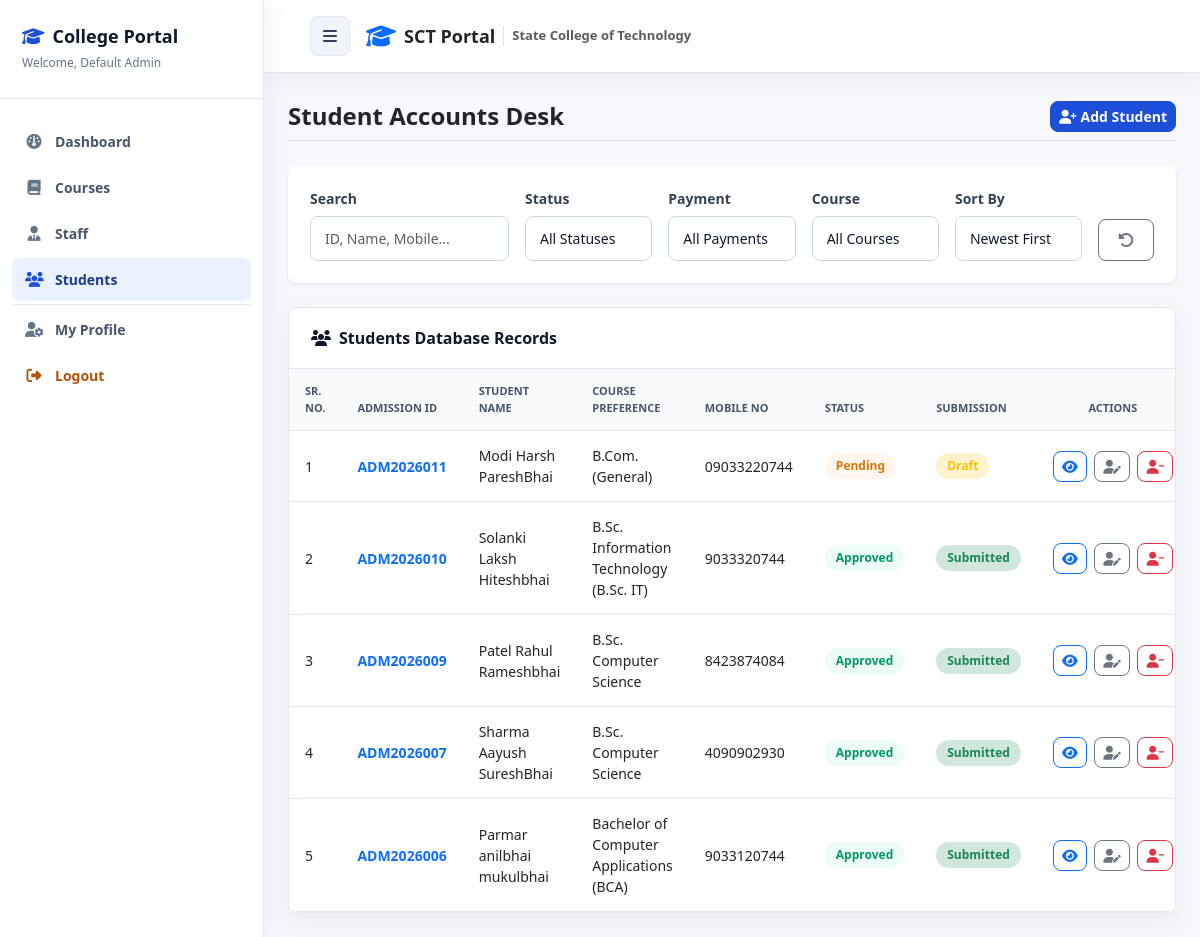
Page /admin/manage_students.php (signed in) on the committed database.
### tables this page shows
CREATE TABLE `students` (
  `student_id` int NOT NULL AUTO_INCREMENT,
  `user_id` int NOT NULL,
  `admission_no` varchar(20) NOT NULL,
  `full_name` varchar(100) DEFAULT NULL,
  `father_name` varchar(100) DEFAULT NULL,
  `mother_name` varchar(100) DEFAULT NULL,
  `gender` enum('Male','Female','Other') NOT NULL,
  `dob` date NOT NULL,
  `category` varchar(50) NOT NULL,
  `mobile` varchar(15) NOT NULL,
  `email` varchar(100) NOT NULL,
  `address` text NOT NULL,
  `city` varchar(50) NOT NULL,
  `state` varchar(50) NOT NULL,
  `pincode` varchar(10) NOT NULL,
  `tenth_percentage` decimal(5,2) NOT NULL,
  `twelfth_percentage` decimal(5,2) NOT NULL,
  `school_name` varchar(150) NOT NULL,
  `passing_year` int NOT NULL,
  `course_id` int DEFAULT NULL,
  `status` enum('Pending','Approved','Rejected') NOT NULL DEFAULT 'Pending',
  `is_submitted` tinyint(1) NOT NULL DEFAULT '0',
  `created_at` timestamp NOT NULL DEFAULT CURRENT_TIMESTAMP,
  `payment_status` enum('Unpaid','Paid') NOT NULL DEFAULT 'Unpaid',
  `transaction_id` varchar(100) DEFAULT NULL,
  PRIMARY KEY (`student_id`),
  UNIQUE KEY `admission_no` (`admission_no`),
  UNIQUE KEY `mobile` (`mobile`),
  UNIQUE KEY `email` (`email`),
  KEY `user_id` (`user_id`),
  KEY `course_id` (`course_id`),
  CONSTRAINT `students_ibfk_1` FOREIGN KEY (`user_id`) REFERENCES `users` (`user_id`) ON DELETE CASCADE,
  CONSTRAINT `students_ibfk_2` FOREIGN KEY (`course_id`) REFERENCES `courses` (`course_id`) ON DELETE SET NULL
);

CREATE TABLE `courses` (
  `course_id` int NOT NULL AUTO_INCREMENT,
  `course_name` varchar(100) NOT NULL,
  `department` varchar(100) NOT NULL,
  `semester` varchar(20) NOT NULL,
  `total_seats` int NOT NULL DEFAULT '60',
  PRIMARY KEY (`course_id`)
);

### admin/manage_students.php (the view, shortened to what this page needs)
<?php
require_once '../includes/db_connect.php';
require_once '../includes/auth.php';
$search = isset($_GET['search']) ? trim($_GET['search']) : '';
$sort_by = isset($_GET['sort_by']) ? trim($_GET['sort_by']) : 'newest';
try {
    $list_sql = "
        SELECT s.*, c.course_name
        FROM students s
        LEFT JOIN courses c ON s.course_id = c.course_id
        WHERE 1=1
    ";
    $list_params = [];
    $order_clause = " ORDER BY s.student_id DESC";
    $list_sql .= $order_clause;
    $list_stmt = $pdo->prepare($list_sql);
    $list_stmt->execute($list_params);
    $students = $list_stmt->fetchAll();
} catch (PDOException $e) {
    die("Database Error: " . $e->getMessage());
}
include '../includes/header.php';
?>
<div class="wrapper">
    <?php include '../includes/sidebar.php'; ?>
    <div id="content">
        <div class="container-fluid">
            <div class="card mb-4 shadow-sm border-0">
                <div class="card-body">
                    <form action="manage_students.php" method="GET" class="row g-3 align-items-end">
                        <div class="col-12 col-sm-6 col-lg-3">
                            <label for="search" class="form-label">Search</label>
                            <input type="text" class="form-control" id="search" name="search"
                                placeholder="ID, Name, Mobile..." value="<?php echo e($search); ?>">
                        </div>
                        <div class="col-6 col-sm-3 col-lg-2">
                            <label for="status_filter" class="form-label">Status</label>
                            <select class="form-select" id="status_filter" name="status_filter">
                                <option value="">All Statuses</option>
                            </select>
                        </div>
                        <div class="col-6 col-sm-3 col-lg-2">
                            <label for="payment_filter" class="form-label">Payment</label>
                            <select class="form-select" id="payment_filter" name="payment_filter">
                                <option value="">All Payments</option>
                            </select>
                        </div>
                        <div class="col-12 col-sm-6 col-lg-2">
                            <label for="course_filter" class="form-label">Course</label>
                            <select class="form-select" id="course_filter" name="course_filter">
                                <option value="">All Courses</option>
                            </select>
                        </div>
                        <div class="col-9 col-sm-4 col-lg-2">
                            <label for="sort_by" class="form-label">Sort By</label>
                            <select class="form-select" id="sort_by" name="sort_by">
                                <option value="newest" <?php echo ($sort_by === 'newest') ? 'selected' : ''; ?>>Newest First</option>
                            </select>
                        </div>
                        <div class="col-3 col-sm-2 col-lg-1">
                            <a href="manage_students.php" class="btn btn-outline-secondary w-100 py-2" title="Reset"><i class="fa-solid fa-rotate-left"></i></a>
                        </div>
                    </form>
                </div>
            </div>
            <div class="card">
                <div class="card-header">
                    <i class="fa-solid fa-users me-2"></i>Students Database Records
                </div>
                <div class="card-body p-0">
                    <div class="table-responsive">
                        <table class="table table align-middle">
                            <thead>
                                <tr>
                                    <th>Sr. No.</th>
                                    <th>Admission ID</th>
                                    <th>Student Name</th>
                                    <th>Course Preference</th>
                                    <th>Mobile No</th>
                                    <th>Status</th>
                                    <th>Submission</th>
                                    <th class="text-center text-nowrap-action">Actions</th>
                                </tr>
                            </thead>
                            <tbody>
                                <?php if (empty($students)): ?>
                                    <tr>
                                        <td colspan="8" class="text-center text-muted py-4">No student records registered in database.</td>
                                    </tr>
                                <?php else: ?>
                                    <?php $sr_no = 1; ?>
                                    <?php foreach ($students as $s): ?>
                                        <tr>
                                            <td><?php echo $sr_no++; ?></td>
                                            <td class="fw-bold text-primary"><?php echo e($s['admission_no']); ?></td>
                                            <td><?php echo e($s['full_name']); ?></td>
                                            <td><?php echo e($s['course_name']); ?></td>
                                            <td><?php echo e($s['mobile']); ?></td>
                                            <td>
                                                <?php if ($s['status'] === 'Pending'): ?>
                                                    <span class="badge badge-pending">Pending</span>
                                                <?php elseif ($s['status'] === 'Approved'): ?>
                                                    <span class="badge badge-approved">Approved</span>
                                                <?php elseif ($s['status'] === 'Rejected'): ?>
                                                    <span class="badge badge-rejected">Rejected</span>
                                                <?php endif; ?>
                                            </td>
                                            <td>
                                                <?php if ($s['is_submitted'] == 1): ?>
                                                    <span class="badge bg-success-subtle text-success">Submitted</span>
                                                <?php else: ?>
                                                    <span class="badge bg-warning-subtle text-warning">Draft</span>
                                                <?php endif; ?>
                                            </td>
                                            <td class="text-center text-nowrap-action">
                                                <a href="view_students.php?id=<?php echo $s['student_id']; ?>" class="btn btn-sm btn-outline-primary me-1" title="View Profile">
                                                    <i class="fa-solid fa-eye"></i>
                                                </a>
                                                <a href="edit_student.php?id=<?php echo $s['student_id']; ?>" class="btn btn-sm btn-outline-secondary me-1" title="Edit Profile">
                                                    <i class="fa-solid fa-user-pen"></i>
                                                </a>
                                                <a href="manage_students.php?delete_id=<?php echo $s['student_id']; ?>&search=<?php echo urlencode($search); ?>" class="btn btn-sm btn-outline-danger" onclick="return confirm('DANGER: Deleting this student will wipe out their credentials, documents, and logs. Proceed?');">
                                                    <i class="fa-solid fa-user-minus"></i>
                                                </a>
                                            </td>
                                        </tr>
                                    <?php endforeach; ?>
                                <?php endif; ?>
                            </tbody>
                        </table>
                    </div>
                </div>
            </div>
        </div>
    </div>
</div>
<?php include '../includes/footer.php'; ?>

### assets/css/style.css (style rules this page uses)
:root { --primary: #1d4ed8; --primary-dark: #1e3a8a; --teal: #0f766e; --amber: #b45309; --danger: #dc2626; --success: #059669; --warning: #d97706; --slate-950: #0f172a; --slate-800: #1e293b; --slate-700: #334155; --slate-600: #475569; --slate-500: #64748b; --slate-300: #cbd5e1; --slate-200: #e2e8f0; --slate-100: #f1f5f9; --slate-50: #f8fafc; --white: #ffffff; --radius: 8px; --shadow: 0 14px 34px rgba(15, 23, 42, 0.08); --soft-shadow: 0 8px 24px rgba(15, 23, 42, 0.05); --transition: 180ms ease; }
* { letter-spacing: 0; }
body { margin: 0; font-family: system-ui, -apple-system, BlinkMacSystemFont, "Segoe UI", Roboto, Helvetica, Arial, sans-serif; background: #f6f8fb; color: var(--slate-800); font-size: 15px; overflow-x: hidden; }
a { color: var(--primary); }
.wrapper { display: flex; width: 100%; min-height: 100vh; position: relative; }
#content { flex: 1; min-width: 0; width: 0; min-height: 100vh; background: #f6f8fb; transition: margin var(--transition); }
.container-fluid { padding-left: 24px; padding-right: 24px; }
.card { background: var(--white); border: 1px solid var(--slate-200); border-radius: var(--radius); box-shadow: var(--soft-shadow); margin-bottom: 24px; overflow: hidden; }
.card-header { background: var(--white); border-bottom: 1px solid var(--slate-200); color: var(--slate-950); font-size: 16px; font-weight: 800; padding: 18px 22px; }
.card-body { padding: 22px; }
.form-control, .form-select { background: var(--white); border: 1px solid var(--slate-300); border-radius: var(--radius); color: var(--slate-950); font-size: 14px; padding: 11px 14px; }
.form-label { color: var(--slate-700); font-size: 14px; font-weight: 700; margin-bottom: 7px; }
.btn { border-radius: var(--radius); font-weight: 700; }
.btn-primary { background: var(--primary); border-color: var(--primary); }
.badge { border-radius: 999px; font-size: 12px; font-weight: 800; padding: 7px 11px; }
.badge-pending { background: #fff7ed; color: var(--warning); }
.badge-approved { background: #ecfdf5; color: var(--success); }
.table { color: var(--slate-700); margin-bottom: 0; }
.table th { background: var(--slate-50); border-bottom: 1px solid var(--slate-200); color: var(--slate-600); font-size: 11px; font-weight: 800; padding: 14px 16px; text-transform: uppercase; }
.table td { border-bottom: 1px solid var(--slate-200); font-size: 14px; padding: 14px 16px; vertical-align: middle; }
.table-responsive { border-radius: var(--radius); }
.text-nowrap-action { white-space: nowrap !important; }
.table-responsive { width: 100%; overflow-x: auto; -webkit-overflow-scrolling: touch; border-radius: var(--radius); }

### rows in the picture
students: admission_no "ADM2026011", full_name "Modi Harsh PareshBhai", course.course_name "B.Com. (General)", mobile "09033220744", status "Pending", is_submitted "Draft"
students: admission_no "ADM2026010", full_name "Solanki Laksh Hiteshbhai", course.course_name "B.Sc. Information Technology (B.Sc. IT)", mobile "9033320744", status "Approved", is_submitted "Submitted"
students: admission_no "ADM2026009", full_name "Patel Rahul Rameshbhai", course.course_name "B.Sc. Computer Science", mobile "8423874084", status "Approved", is_submitted "Submitted"
students: admission_no "ADM2026007", full_name "Sharma Aayush SureshBhai", course.course_name "B.Sc. Computer Science", mobile "4090902930", status "Approved", is_submitted "Submitted"
students: admission_no "ADM2026006", full_name "Parmar anilbhai mukulbhai", course.course_name "Bachelor of Computer Applications (BCA)", mobile "9033120744", status "Approved", is_submitted "Submitted"

### other values in the picture
$user_name "Default Admin"
$item['label'] "Dashboard"
$item['label'] "Courses"
$item['label'] "Staff"
$item['label'] "Students"
$title "Student Accounts Desk"
$actions "Add Student"
